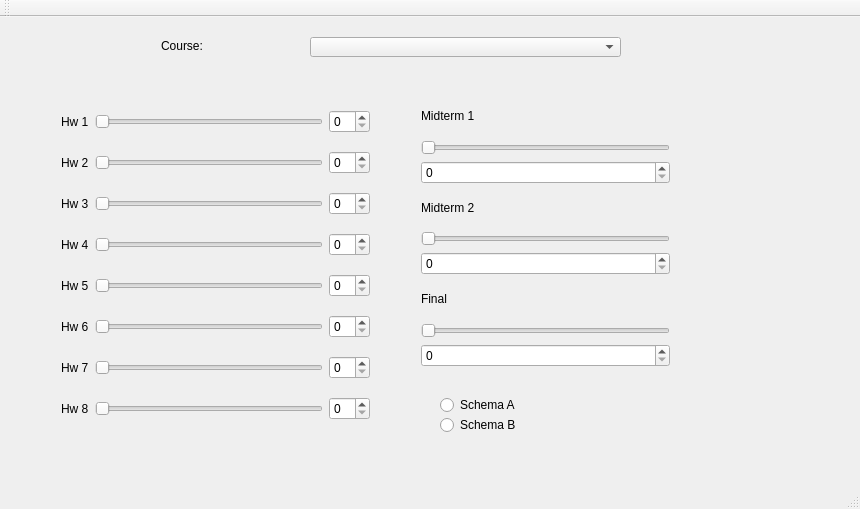
<?xml version="1.0" encoding="UTF-8"?>
<ui version="4.0">
 <class>grade_calculator</class>
 <widget class="QMainWindow" name="grade_calculator">
  <property name="geometry">
   <rect>
    <x>0</x>
    <y>0</y>
    <width>860</width>
    <height>509</height>
   </rect>
  </property>
  <property name="windowTitle">
   <string>grade_calculator</string>
  </property>
  <widget class="QWidget" name="centralWidget">
   <widget class="QRadioButton" name="radioButton">
    <property name="geometry">
     <rect>
      <x>440</x>
      <y>380</y>
      <width>89</width>
      <height>16</height>
     </rect>
    </property>
    <property name="text">
     <string>Schema A</string>
    </property>
   </widget>
   <widget class="QRadioButton" name="radioButton_2">
    <property name="geometry">
     <rect>
      <x>440</x>
      <y>400</y>
      <width>89</width>
      <height>16</height>
     </rect>
    </property>
    <property name="text">
     <string>Schema B</string>
    </property>
   </widget>
   <widget class="QComboBox" name="comboBox">
    <property name="geometry">
     <rect>
      <x>310</x>
      <y>20</y>
      <width>311</width>
      <height>20</height>
     </rect>
    </property>
   </widget>
   <widget class="QLabel" name="label_12">
    <property name="geometry">
     <rect>
      <x>161</x>
      <y>21</y>
      <width>42</width>
      <height>16</height>
     </rect>
    </property>
    <property name="text">
     <string>Course:</string>
    </property>
   </widget>
   <widget class="QWidget" name="">
    <property name="geometry">
     <rect>
      <x>50</x>
      <y>70</y>
      <width>331</width>
      <height>361</height>
     </rect>
    </property>
    <layout class="QVBoxLayout" name="verticalLayout">
     <item>
      <layout class="QHBoxLayout" name="horizontalLayout">
       <item>
        <widget class="QLabel" name="label">
         <property name="text">
          <string>Hw 1</string>
         </property>
        </widget>
       </item>
       <item>
        <widget class="QSlider" name="horizontalSlider_2">
         <property name="orientation">
          <enum>Qt::Horizontal</enum>
         </property>
        </widget>
       </item>
       <item>
        <widget class="QSpinBox" name="spinBox_7"/>
       </item>
      </layout>
     </item>
     <item>
      <layout class="QHBoxLayout" name="horizontalLayout_9">
       <item>
        <widget class="QLabel" name="label_2">
         <property name="text">
          <string>Hw 2</string>
         </property>
        </widget>
       </item>
       <item>
        <layout class="QHBoxLayout" name="horizontalLayout_2">
         <item>
          <widget class="QSlider" name="horizontalSlider_3">
           <property name="orientation">
            <enum>Qt::Horizontal</enum>
           </property>
          </widget>
         </item>
         <item>
          <widget class="QSpinBox" name="spinBox_8"/>
         </item>
        </layout>
       </item>
      </layout>
     </item>
     <item>
      <layout class="QHBoxLayout" name="horizontalLayout_10">
       <item>
        <widget class="QLabel" name="label_3">
         <property name="text">
          <string>Hw 3</string>
         </property>
        </widget>
       </item>
       <item>
        <layout class="QHBoxLayout" name="horizontalLayout_3">
         <item>
          <widget class="QSlider" name="horizontalSlider_4">
           <property name="orientation">
            <enum>Qt::Horizontal</enum>
           </property>
          </widget>
         </item>
         <item>
          <widget class="QSpinBox" name="spinBox_6"/>
         </item>
        </layout>
       </item>
      </layout>
     </item>
     <item>
      <layout class="QHBoxLayout" name="horizontalLayout_11">
       <item>
        <widget class="QLabel" name="label_4">
         <property name="text">
          <string>Hw 4</string>
         </property>
        </widget>
       </item>
       <item>
        <layout class="QHBoxLayout" name="horizontalLayout_4">
         <item>
          <widget class="QSlider" name="horizontalSlider_5">
           <property name="orientation">
            <enum>Qt::Horizontal</enum>
           </property>
          </widget>
         </item>
         <item>
          <widget class="QSpinBox" name="spinBox_5"/>
         </item>
        </layout>
       </item>
      </layout>
     </item>
     <item>
      <layout class="QHBoxLayout" name="horizontalLayout_12">
       <item>
        <widget class="QLabel" name="label_5">
         <property name="text">
          <string>Hw 5</string>
         </property>
        </widget>
       </item>
       <item>
        <layout class="QHBoxLayout" name="horizontalLayout_5">
         <item>
          <widget class="QSlider" name="horizontalSlider_6">
           <property name="orientation">
            <enum>Qt::Horizontal</enum>
           </property>
          </widget>
         </item>
         <item>
          <widget class="QSpinBox" name="spinBox_4"/>
         </item>
        </layout>
       </item>
      </layout>
     </item>
     <item>
      <layout class="QHBoxLayout" name="horizontalLayout_13">
       <item>
        <widget class="QLabel" name="label_6">
         <property name="text">
          <string>Hw 6</string>
         </property>
        </widget>
       </item>
       <item>
        <layout class="QHBoxLayout" name="horizontalLayout_6">
         <item>
          <widget class="QSlider" name="horizontalSlider_7">
           <property name="orientation">
            <enum>Qt::Horizontal</enum>
           </property>
          </widget>
         </item>
         <item>
          <widget class="QSpinBox" name="spinBox_3"/>
         </item>
        </layout>
       </item>
      </layout>
     </item>
     <item>
      <layout class="QHBoxLayout" name="horizontalLayout_14">
       <item>
        <widget class="QLabel" name="label_7">
         <property name="text">
          <string>Hw 7</string>
         </property>
        </widget>
       </item>
       <item>
        <layout class="QHBoxLayout" name="horizontalLayout_7">
         <item>
          <widget class="QSlider" name="horizontalSlider_8">
           <property name="orientation">
            <enum>Qt::Horizontal</enum>
           </property>
          </widget>
         </item>
         <item>
          <widget class="QSpinBox" name="spinBox_2"/>
         </item>
        </layout>
       </item>
      </layout>
     </item>
     <item>
      <layout class="QHBoxLayout" name="horizontalLayout_15">
       <item>
        <widget class="QLabel" name="label_8">
         <property name="text">
          <string>Hw 8</string>
         </property>
        </widget>
       </item>
       <item>
        <layout class="QHBoxLayout" name="horizontalLayout_8">
         <item>
          <widget class="QSlider" name="horizontalSlider">
           <property name="orientation">
            <enum>Qt::Horizontal</enum>
           </property>
          </widget>
         </item>
         <item>
          <widget class="QSpinBox" name="spinBox"/>
         </item>
        </layout>
       </item>
      </layout>
     </item>
    </layout>
   </widget>
   <widget class="QWidget" name="">
    <property name="geometry">
     <rect>
      <x>410</x>
      <y>70</y>
      <width>271</width>
      <height>291</height>
     </rect>
    </property>
    <layout class="QVBoxLayout" name="verticalLayout_2">
     <item>
      <widget class="QLabel" name="label_9">
       <property name="text">
        <string>Midterm 1</string>
       </property>
      </widget>
     </item>
     <item>
      <widget class="QSlider" name="horizontalSlider_9">
       <property name="orientation">
        <enum>Qt::Horizontal</enum>
       </property>
      </widget>
     </item>
     <item>
      <widget class="QSpinBox" name="spinBox_9"/>
     </item>
     <item>
      <widget class="QLabel" name="label_10">
       <property name="text">
        <string>Midterm 2</string>
       </property>
      </widget>
     </item>
     <item>
      <widget class="QSlider" name="horizontalSlider_10">
       <property name="orientation">
        <enum>Qt::Horizontal</enum>
       </property>
      </widget>
     </item>
     <item>
      <widget class="QSpinBox" name="spinBox_10"/>
     </item>
     <item>
      <widget class="QLabel" name="label_11">
       <property name="text">
        <string>Final</string>
       </property>
      </widget>
     </item>
     <item>
      <widget class="QSlider" name="horizontalSlider_11">
       <property name="orientation">
        <enum>Qt::Horizontal</enum>
       </property>
      </widget>
     </item>
     <item>
      <widget class="QSpinBox" name="spinBox_11"/>
     </item>
    </layout>
   </widget>
   <widget class="QWidget" name="">
    <property name="geometry">
     <rect>
      <x>570</x>
      <y>380</y>
      <width>111</width>
      <height>21</height>
     </rect>
    </property>
    <layout class="QHBoxLayout" name="horizontalLayout_16">
     <item>
      <widget class="QLabel" name="label_13">
       <property name="text">
        <string>Overall:</string>
       </property>
      </widget>
     </item>
     <item>
      <widget class="QLabel" name="label_14">
       <property name="text">
        <string>0</string>
       </property>
      </widget>
     </item>
    </layout>
   </widget>
  </widget>
  <widget class="QMenuBar" name="menuBar">
   <property name="geometry">
    <rect>
     <x>0</x>
     <y>0</y>
     <width>860</width>
     <height>23</height>
    </rect>
   </property>
  </widget>
  <widget class="QToolBar" name="mainToolBar">
   <attribute name="toolBarArea">
    <enum>TopToolBarArea</enum>
   </attribute>
   <attribute name="toolBarBreak">
    <bool>false</bool>
   </attribute>
  </widget>
  <widget class="QStatusBar" name="statusBar"/>
 </widget>
 <layoutdefault spacing="6" margin="11"/>
 <resources/>
 <connections/>
</ui>
